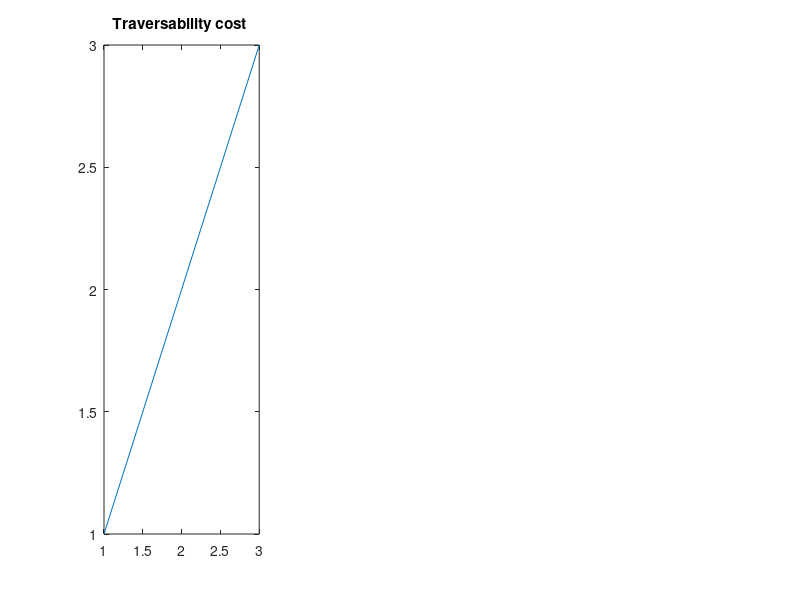

Reproduce this figure in MATLAB.
clf;
close all;
figure('Name', 'Results', 'units','normalized','outerposition',[0 0 1 1])

subplot(1,3,1);
plot([1 2 3], [1 2 3]);
title('Density effect on traversability cost ');

subplot(1,3,1);
plot([1 2 3], [1 2 3]);
title('Max height effect on traversability cost ');

subplot(1,3,1);
plot([1 2 3], [1 2 3]);
title('Traversability cost ');
